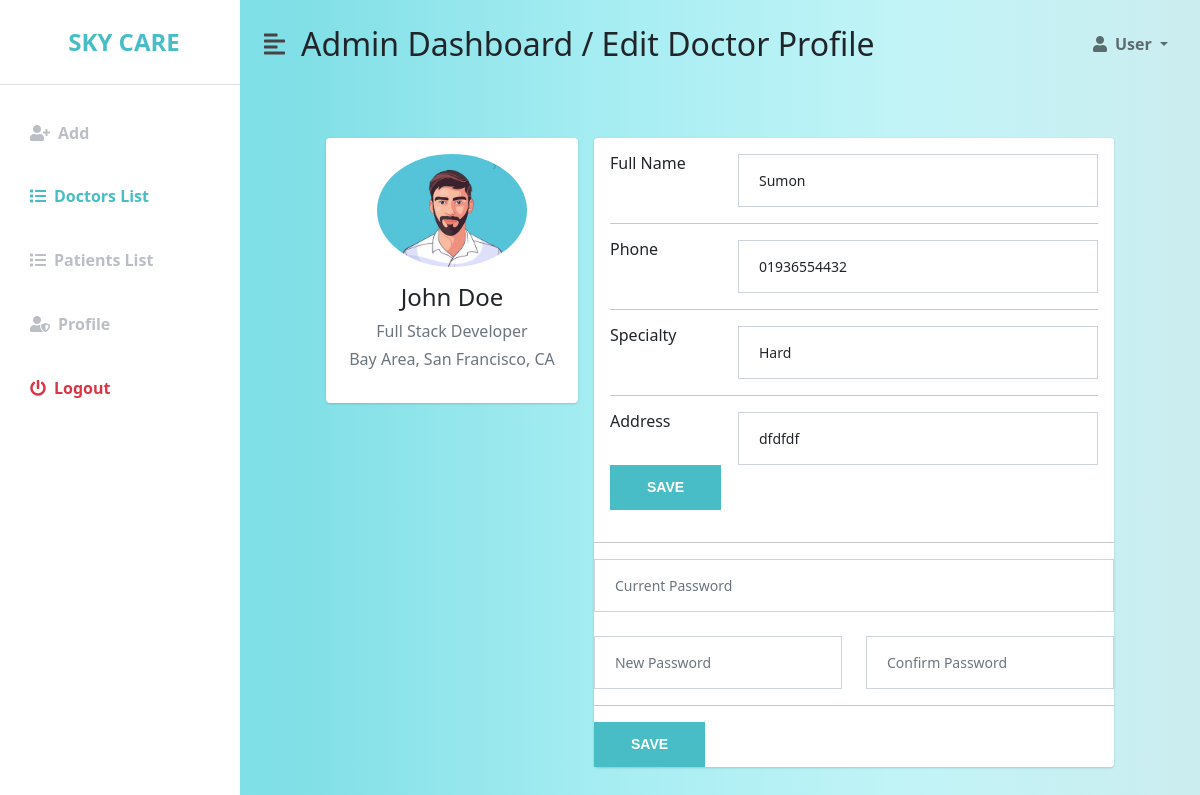
The app's page /admin_panel/admin/edit_doctor_pf_admin.php?id=6 (signed in) with its own data.
### tables this page shows
CREATE TABLE `doctor` (
  `id` int(11) NOT NULL,
  `name` varchar(100) NOT NULL,
  `email` varchar(200) NOT NULL,
  `password` varchar(100) NOT NULL,
  `phone` varchar(100) NOT NULL,
  `specialist` varchar(100) NOT NULL,
  `age` varchar(100) NOT NULL,
  `blood` varchar(100) NOT NULL,
  `gender` varchar(100) NOT NULL,
  `address` varchar(100) NOT NULL,
  `city` varchar(100) NOT NULL,
  `image` varchar(500) NOT NULL
);

### admin_panel/admin/edit_doctor_pf_admin.php (the view, shortened to what this page needs)
<?php
include("db.php");
  $get_edit_id= $_GET['id'];
  $edit_query="select * from doctor where id='$get_edit_id'";
  $edit_run =mysqli_query($conn,$edit_query);
  $edit_profile = mysqli_fetch_assoc($edit_run);
 ?>
<!DOCTYPE html>
<html lang="en">
<head>
    <link href="../../plugins/bootstrap/bootstrap_5.min.css" rel="stylesheet" />
    <link rel="stylesheet" href="https://cdnjs.cloudflare.com/ajax/libs/font-awesome/5.15.3/css/all.min.css" />
    <link rel="stylesheet" href="../../css/admin_panel_style.css" />
</head>
<body>
    <div class="d-flex" id="wrapper">
        <div class="bg-white" id="sidebar-wrapper">
            <div class="sidebar-heading text-center py-4 primary-text fs-4 fw-bold text-uppercase border-bottom">Sky Care</div>
            <div class="list-group list-group-flush my-3">
                <a href="add_admin.php" class="list-group-item list-group-item-action bg-transparent second-text fw-bold"><i
                        class="fas fa-user-plus me-2"></i>Add</a>
                        <a href="doctors_list_admin.php" class="list-group-item list-group-item-action bg-transparent second-text active"><i
                                class="fas fa-list me-2"></i>Doctors List</a>
                        <a href="patients_list_admin.php" class="list-group-item list-group-item-action bg-transparent second-text fw-bold"><i
                                class="fas fa-list me-2"></i>Patients List</a>
                <a href="profile_admin.php" class="list-group-item list-group-item-action bg-transparent second-text fw-bold"><i
                        class="fas fa-user-shield me-2"></i>Profile</a>
                <a href="logout.php" class="list-group-item list-group-item-action bg-transparent text-danger fw-bold"><i
                        class="fas fa-power-off me-2"></i>Logout</a>
            </div>
        </div>
        <div id="page-content-wrapper">
            <nav class="navbar navbar-expand-lg navbar-light bg-transparent py-4 px-4">
                <div class="d-flex align-items-center">
                    <i class="fas fa-align-left primary-text fs-4 me-3" id="menu-toggle" style="color: #474343;"></i>
                    <h2 class="fs-2 m-0">Admin Dashboard / Edit Doctor Profile</h2>
                </div>
                <div class="collapse navbar-collapse" id="navbarSupportedContent">
                    <ul class="navbar-nav ms-auto mb-2 mb-lg-0">
                        <li class="nav-item dropdown">
                            <a class="nav-link dropdown-toggle second-text fw-bold" href="#" id="navbarDropdown"
                                role="button" data-bs-toggle="dropdown" aria-expanded="false">
                                <i class="fas fa-user me-2"></i>User
                            </a>
                        </li>
                    </ul>
                </div>
            </nav>
            <div class="container-fluid px-4">
                <div class="container">
                    <div class="main-body">
                          <div class="row gutters-sm">
                            <div class="col-md-4 mb-3">
                              <div class="card">
                                <div class="card-body">
                                  <div class="d-flex flex-column align-items-center text-center">
                                    <img src="../../images/blog/comment pf.jpg" alt="Admin" class="rounded-circle" width="150">
                                    <div class="mt-3">
                                      <h4>John Doe</h4>
                                      <p class="text-secondary mb-1">Full Stack Developer</p>
                                      <p class="text-muted font-size-sm">Bay Area, San Francisco, CA</p>
                                    </div>
                                  </div>
                                </div>
                              </div>
                            </div>
                            <div class="col-md-8">
                              <div class="card mb-3">
                                <form method="POST">
                                <div class="card-body">
                                  <div class="row">
                                    <div class="col-sm-3">
                                      <h6 class="mb-0">Full Name</h6>
                                    </div>
                                    <div class="col-sm-9 text-secondary">
                                    <div class="form-group">
                                    <input class="form-control" type="text" value="<?php echo $edit_profile['name']; ?>" name="name" placeholder="Name" required>
                                    </div>
                                    </div>
                                  </div>
                                  <hr>
                                  <div class="row">
                                    <div class="col-sm-3">
                                      <h6 class="mb-0">Phone</h6>
                                    </div>
                                    <div class="col-sm-9 text-secondary">
                                    <div class="form-group">
                                    <input class="form-control" type="number" name="phone" value="<?php echo $edit_profile['phone']; ?>" placeholder="Phone" required>
                                    </div>
                                    </div>
                                  </div>
                                  <hr>
                                  <div class="row">
                                    <div class="col-sm-3">
                                      <h6 class="mb-0">Specialty</h6>
                                    </div>
                                    <div class="col-sm-9 text-secondary">
                                    <div class="form-group">
                                    <input class="form-control" type="text" name="specialist" value="<?php echo $edit_profile['specialist']; ?>" placeholder="Specialty" required>
                                    </div>
                                    </div>
                                  </div>
                                  <hr>
                                  <div class="row">
                                    <div class="col-sm-3">
                                      <h6 class="mb-0">Address</h6>
                                    </div>
                                    <div class="col-sm-9 text-secondary">
                                    <div class="form-group">
                                    <input class="form-control" type="text" name="address" value="<?php echo $edit_profile['address']; ?>" placeholder="Address" required>
                                    </div>
                                    </div>
                                  </div>
                                   <div class="row">
                                    <div class="col-sm-12">
                                      <button class="btn-style-one"  type="submit" name="edit">Save</button>
                                    </div>
                                  </div>
                                </div>
                              </form>
                              <form method="POST">
                                <hr>
                                  <div class="form-group">
                                    <input class="form-control" type="password" name="current_password" placeholder="Current Password" required>
                                  </div>
                                  <br>
                                  <div class="row">
                                    <div class="col-md-6">
                                        <div class="form-group">
                                            <input class="form-control" type="password" name="password" placeholder="New Password" required>
                                        </div><span class="password_error" style="color:red;font-size:14px;"> </span>
                                    </div>
                                    <div class="col-md-6">
                                        <div class="form-group">
                                            <input class="form-control" type="password" name="confirm_password" placeholder="Confirm Password" required>
                                        </div>
                                    </div>
                                  </div>
                                  <hr>
                                  <div class="row">
                                    <div class="col-sm-12">
                                      <button class="btn-style-one"  type="submit" name="change">Save</button>
                                    </div>
                                  </div>
                              </form>
                              </div>
                            </div>
                          </div>
                        </div>
                    </div>
            </div>
        </div>
    </div>
</body>
</html>

### css/admin_panel_style.css (style rules this page uses)
:root { --main-bg-color: #48bdc5; --main-text-color: #48bdc5; --second-text-color: #bbbec5; --second-bg-color: #fafafa; }
.primary-text { color: var(--main-text-color); }
.second-text { color: var(--second-text-color); }
#wrapper { overflow-x: hidden; background-image: linear-gradient( to right, #78e8f0, #81dfe6, #a5edf2, #c1f4f7, #ccedf0 ); }
#sidebar-wrapper { min-height: 100vh; margin-left: -15rem; -webkit-transition: margin 0.25s ease-out; -moz-transition: margin 0.25s ease-out; -o-transition: margin 0.25s ease-out; transition: margin 0.25s ease-out; }
#sidebar-wrapper .sidebar-heading { padding: 0.875rem 1.25rem; font-size: 1.2rem; }
#sidebar-wrapper .list-group { width: 15rem; }
#page-content-wrapper { min-width: 100vw; }
#menu-toggle { cursor: pointer; }
.list-group-item { border: none; padding: 20px 30px; }
.list-group-item.active { background-color: transparent; color: var(--main-text-color); font-weight: bold; border: none; }
@media (min-width: 768px) { #sidebar-wrapper { margin-left: 0; } }
@media (min-width: 768px) { #page-content-wrapper { min-width: 0; width: 100%; } }
.form-control { box-shadow: none; border-radius: 0; padding: 15px 20px; font-size: 14px; }
.btn-style-one { font-size: 14px; font-weight: 600; color: #ffffff; line-height: 27px; padding: 8px 36px; background: #48bdc5; border: 1px solid #48bdc5; display: inline-block; text-transform: uppercase; font-family: "Source Sans Pro", sans-serif; transition: all 0.5s ease; -moz-transition: all 0.5s ease; -webkit-transition: all 0.5s ease; -ms-transition: all 0.5s ease; -o-transition: all 0.5s ease; }
.main-body { padding: 50px; }
.card { box-shadow: 0 1px 3px 0 rgba(0, 0, 0, 0.1), 0 1px 2px 0 rgba(0, 0, 0, 0.06); }
.card { position: relative; display: flex; flex-direction: column; min-width: 0; word-wrap: break-word; background-color: #fff; background-clip: border-box; border: 0 solid rgba(0, 0, 0, 0.125); border-radius: 0.25rem; }
.card-body { flex: 1 1 auto; min-height: 1px; padding: 1rem; }
.gutters-sm { margin-right: -8px; margin-left: -8px; }
.gutters-sm > .col, .gutters-sm > [class*="col-"] { padding-right: 8px; padding-left: 8px; }
.mb-3, .my-3 { margin-bottom: 1rem !important; }

### records on screen
doctor: name "Sumon", phone "01936554432", specialist "Hard", address "dfdfdf"
